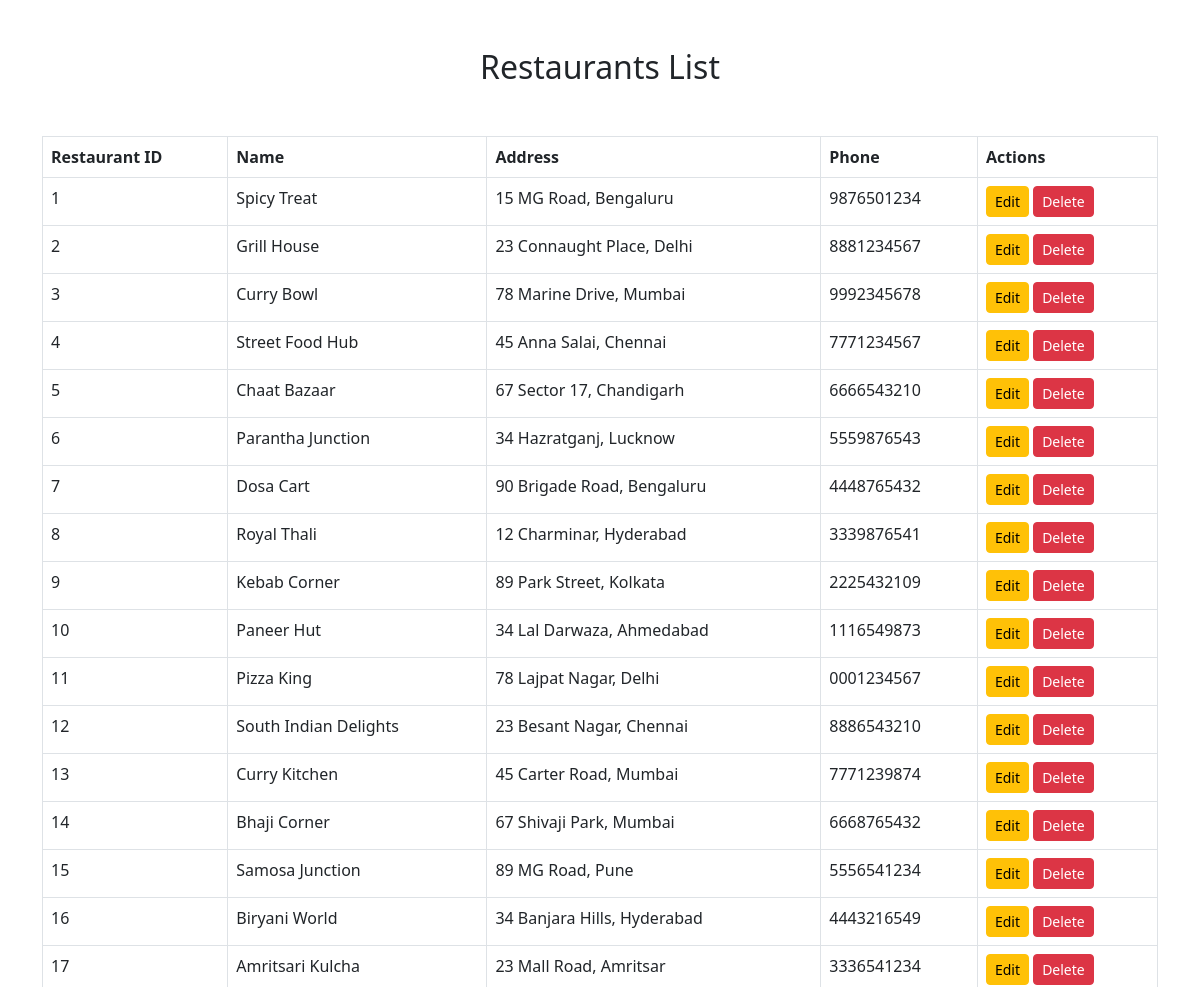
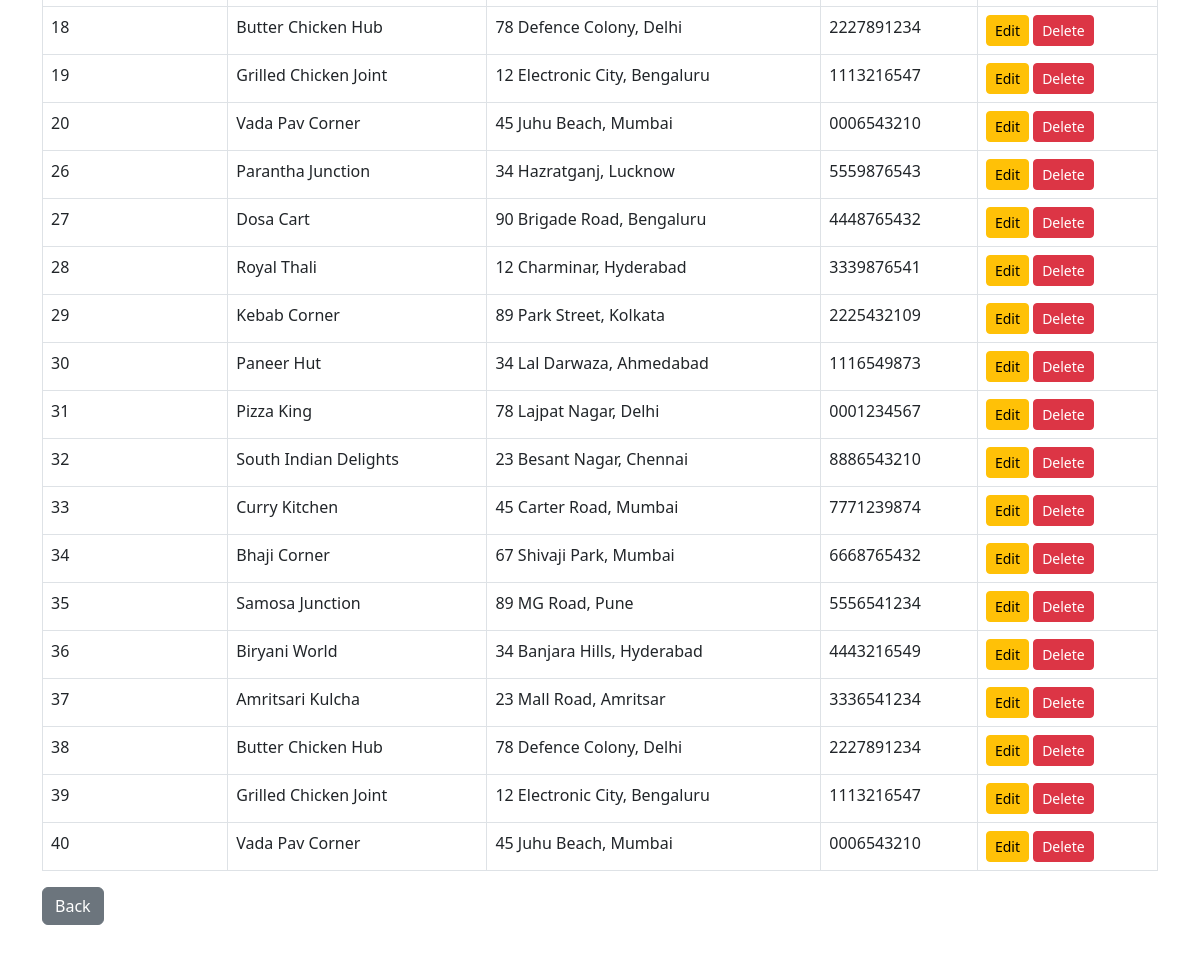
Screenshot of /show_restaurants.php with the database file from the repository (2 pictures, top to bottom).
### tables this page shows
CREATE TABLE `Restaurants` (
  `restaurant_id` int NOT NULL AUTO_INCREMENT,
  `name` varchar(255) NOT NULL,
  `address` varchar(255) NOT NULL,
  `phone` varchar(20) NOT NULL,
  PRIMARY KEY (`restaurant_id`)
);

### show_restaurants.php (the view, shortened to what this page needs)
<?php include('db.php');
$sql = "SELECT * FROM Restaurants";
$result = $conn->query($sql);
?>
<!DOCTYPE html>
<html lang="en">
<?php include('header.php'); ?>
<body>
<div class="container mt-5">
    <h2 class="text-center">Restaurants List</h2>
    <?php
    if ($result->num_rows > 0) {
        echo "<table class='table table-bordered'>
                <thead>
                  <tr>
                    <th>Restaurant ID</th>
                    <th>Name</th>
                    <th>Address</th>
                    <th>Phone</th>
                    <th>Actions</th>
                  </tr>
                </thead>
                <tbody>";
        while ($row = $result->fetch_assoc()) {
            echo "<tr>
                    <td>" . $row['restaurant_id'] . "</td>
                    <td>" . htmlspecialchars($row['name']) . "</td>
                    <td>" . htmlspecialchars($row['address']) . "</td>
                    <td>" . htmlspecialchars($row['phone']) . "</td>
                    <td>
                        <a href='edit_restaurant.php?restaurant_id=" . $row['restaurant_id'] . "' class='btn btn-warning btn-sm'>Edit</a>
                        <a href='edit_restaurant.php?restaurant_id=" . $row['restaurant_id'] . "&delete=1' class='btn btn-danger btn-sm'>Delete</a>
                    </td>
                  </tr>";
        }
        echo "</tbody></table><a href='index.php' class='btn btn-secondary'>Back</a>";
    } else {
        echo "<div class='alert alert-warning' role='alert'>No restaurants found.</div>";
    }
    ?>
</div>
</body>
</html>

### header.php (style rules this page uses)
body { padding-bottom: 200px; }
table { margin-top: 50px; }

### rows the page displays
restaurants: restaurant_id "1", name "Spicy Treat", address "15 MG Road, Bengaluru", phone "9876501234"
restaurants: restaurant_id "2", name "Grill House", address "23 Connaught Place, Delhi", phone "8881234567"
restaurants: restaurant_id "3", name "Curry Bowl", address "78 Marine Drive, Mumbai", phone "9992345678"
restaurants: restaurant_id "4", name "Street Food Hub", address "45 Anna Salai, Chennai", phone "7771234567"
restaurants: restaurant_id "5", name "Chaat Bazaar", address "67 Sector 17, Chandigarh", phone "6666543210"
restaurants: restaurant_id "6", name "Parantha Junction", address "34 Hazratganj, Lucknow", phone "5559876543"
restaurants: restaurant_id "7", name "Dosa Cart", address "90 Brigade Road, Bengaluru", phone "4448765432"
restaurants: restaurant_id "8", name "Royal Thali", address "12 Charminar, Hyderabad", phone "3339876541"
restaurants: restaurant_id "9", name "Kebab Corner", address "89 Park Street, Kolkata", phone "2225432109"
restaurants: restaurant_id "10", name "Paneer Hut", address "34 Lal Darwaza, Ahmedabad", phone "1116549873"
restaurants: restaurant_id "11", name "Pizza King", address "78 Lajpat Nagar, Delhi", phone "0001234567"
restaurants: restaurant_id "12", name "South Indian Delights", address "23 Besant Nagar, Chennai", phone "8886543210"
restaurants: restaurant_id "13", name "Curry Kitchen", address "45 Carter Road, Mumbai", phone "7771239874"
restaurants: restaurant_id "14", name "Bhaji Corner", address "67 Shivaji Park, Mumbai", phone "6668765432"
restaurants: restaurant_id "15", name "Samosa Junction", address "89 MG Road, Pune", phone "5556541234"
restaurants: restaurant_id "16", name "Biryani World", address "34 Banjara Hills, Hyderabad", phone "4443216549"
restaurants: restaurant_id "17", name "Amritsari Kulcha", address "23 Mall Road, Amritsar", phone "3336541234"
restaurants: restaurant_id "18", name "Butter Chicken Hub", address "78 Defence Colony, Delhi", phone "2227891234"
restaurants: restaurant_id "19", name "Grilled Chicken Joint", address "12 Electronic City, Bengaluru", phone "1113216547"
restaurants: restaurant_id "20", name "Vada Pav Corner", address "45 Juhu Beach, Mumbai", phone "0006543210"
restaurants: restaurant_id "26", name "Parantha Junction", address "34 Hazratganj, Lucknow", phone "5559876543"
restaurants: restaurant_id "27", name "Dosa Cart", address "90 Brigade Road, Bengaluru", phone "4448765432"
restaurants: restaurant_id "28", name "Royal Thali", address "12 Charminar, Hyderabad", phone "3339876541"
restaurants: restaurant_id "29", name "Kebab Corner", address "89 Park Street, Kolkata", phone "2225432109"
restaurants: restaurant_id "30", name "Paneer Hut", address "34 Lal Darwaza, Ahmedabad", phone "1116549873"
restaurants: restaurant_id "31", name "Pizza King", address "78 Lajpat Nagar, Delhi", phone "0001234567"
restaurants: restaurant_id "32", name "South Indian Delights", address "23 Besant Nagar, Chennai", phone "8886543210"
restaurants: restaurant_id "33", name "Curry Kitchen", address "45 Carter Road, Mumbai", phone "7771239874"
restaurants: restaurant_id "34", name "Bhaji Corner", address "67 Shivaji Park, Mumbai", phone "6668765432"
restaurants: restaurant_id "35", name "Samosa Junction", address "89 MG Road, Pune", phone "5556541234"
restaurants: restaurant_id "36", name "Biryani World", address "34 Banjara Hills, Hyderabad", phone "4443216549"
restaurants: restaurant_id "37", name "Amritsari Kulcha", address "23 Mall Road, Amritsar", phone "3336541234"
restaurants: restaurant_id "38", name "Butter Chicken Hub", address "78 Defence Colony, Delhi", phone "2227891234"
restaurants: restaurant_id "39", name "Grilled Chicken Joint", address "12 Electronic City, Bengaluru", phone "1113216547"
restaurants: restaurant_id "40", name "Vada Pav Corner", address "45 Juhu Beach, Mumbai", phone "0006543210"
